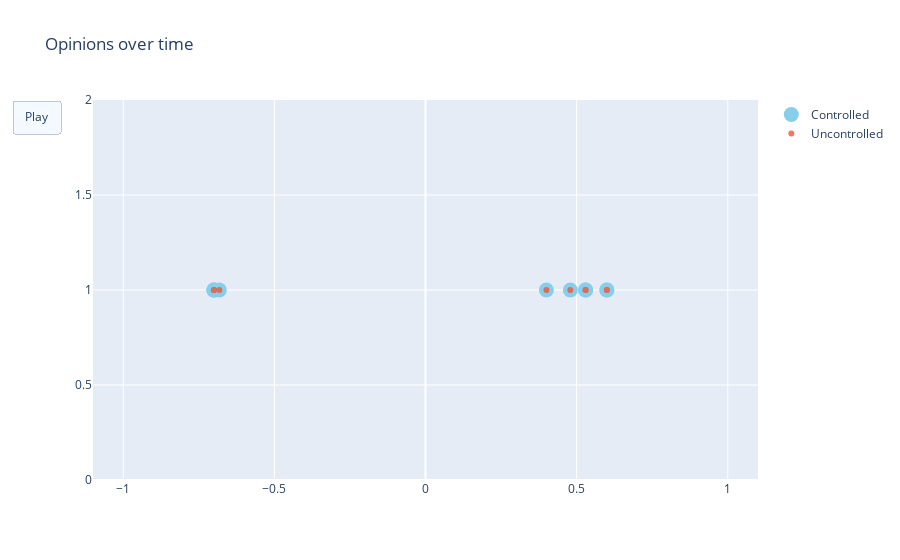

The code cell stored with this chart in its notebook:
### Code cell
fig = go.Figure(
    data=[go.Scatter(x=c_xs[:, 0].flatten(), y=np.ones(eq.var_dim-1),
                         mode='markers',
                         name="Controlled", marker=dict(color='SkyBlue', size=15)),
         go.Scatter(x=uc_xs[:, 0].flatten(), y=np.ones(eq.var_dim-1),
                         mode='markers',
                         name="Uncontrolled", opacity=0.8)],
    layout=go.Layout(
        xaxis=dict(range=[-1.1, 1.1], autorange=False),
        yaxis=dict(range=[0, 2], autorange=False),
        title="Opinions over time",
        updatemenus=[dict(
            type="buttons",
            buttons=[dict(label="Play",
                          method="animate",
                          args=[None, {"frame": {"duration": 25, 
                                                                        "redraw": False},
                                                              "fromcurrent": True, 
                                                              "transition": {"duration": 0.1}}])])]
    ),
    frames=[go.Frame(data=[go.Scatter(x=c_xs[:, i].flatten(), y=np.ones(eq.var_dim-1),
                         mode='markers',
                         name="Controlled", marker=dict(color='SkyBlue', size=15)),
                          go.Scatter(x=uc_xs[:, i].flatten(), y=np.ones(eq.var_dim-1),
                         mode='markers',
                         name="Uncontrolled", opacity=0.8)]) for i in range(c_xs.shape[1])]
)
fig.update_layout(transition = {'duration': 0.1})
fig.show()

### Figure 1 — Plotly figure (JSON) as saved in the notebook; plotly's stock layout.template omitted (floating-point values rounded to 4 significant figures)
{"data": [{"marker": {"color": "SkyBlue", "size": 15}, "mode": "markers", "name": "Controlled", "type": "scatter", "x": [-0.7, -0.682, -0.7, -0.7, 0.4791, 0.4, 0.5298, 0.5295, 0.6, 0.6], "y": [1, 1, 1, 1, 1, 1, 1, 1, 1, 1]}, {"mode": "markers", "name": "Uncontrolled", "opacity": 0.8, "type": "scatter", "x": [-0.7, -0.682, -0.7, -0.7, 0.4791, 0.4, 0.5298, 0.5295, 0.6, 0.6], "y": [1, 1, 1, 1, 1, 1, 1, 1, 1, 1]}], "layout": {"title": {"text": "Opinions over time"}, "transition": {"duration": 0.1}, "updatemenus": [{"buttons": [{"args": [null, {"frame": {"duration": 25, "redraw": false}, "fromcurrent": true, "transition": {"duration": 0.1}}], "label": "Play", "method": "animate"}], "type": "buttons"}], "xaxis": {"autorange": false, "range": [-1.1, 1.1]}, "yaxis": {"autorange": false, "range": [0, 2]}}}
